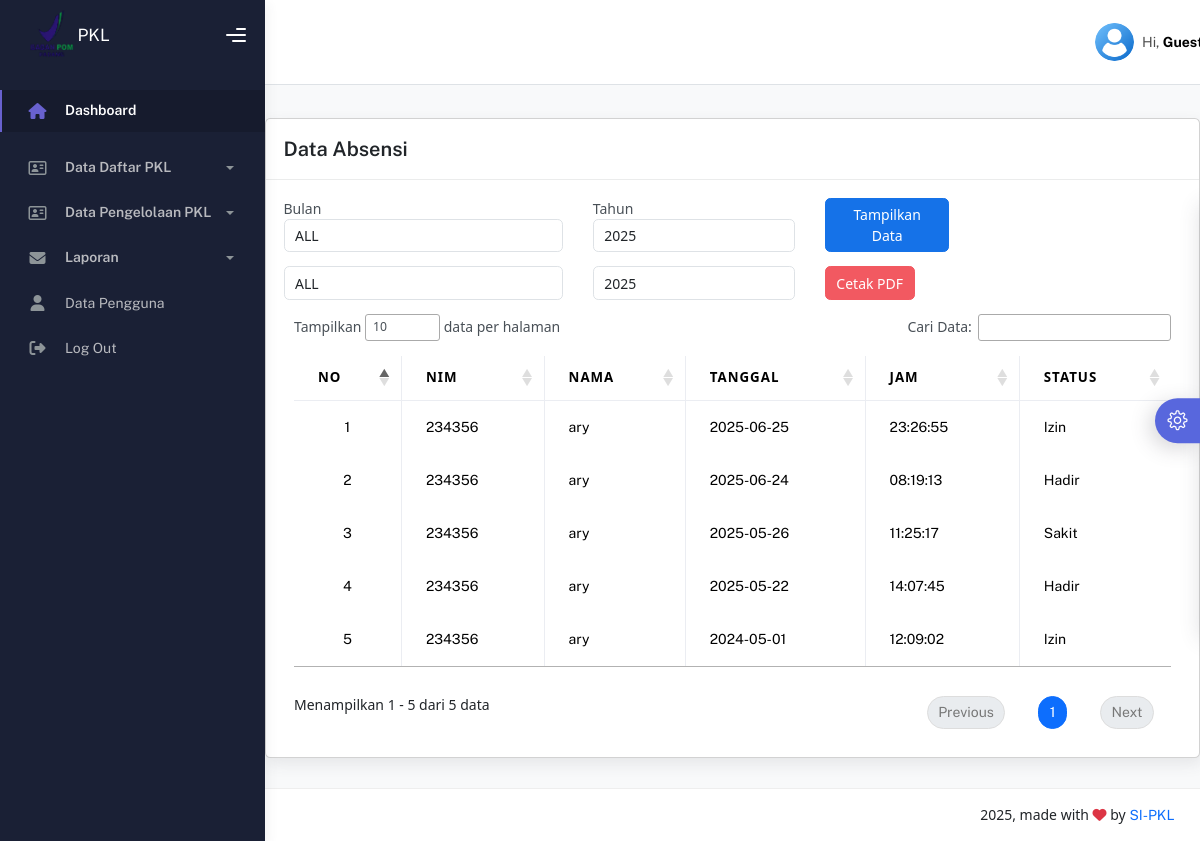
The page /admin/index.php?page=laporan-absensi/index on the database its author committed.
### tables this page shows
CREATE TABLE `absensi` (
  `id_absensi` int(11) NOT NULL,
  `id_mahasiswa` int(11) DEFAULT NULL,
  `nama_lengkap` varchar(100) DEFAULT NULL,
  `nim` varchar(20) DEFAULT NULL,
  `tanggal` date DEFAULT NULL,
  `jam` time DEFAULT NULL,
  `status` enum('Hadir','Izin','Sakit','Alpha') DEFAULT NULL
);

CREATE TABLE `mahasiswa` (
  `id_mahasiswa` int(11) NOT NULL,
  `nama_lengkap` varchar(100) NOT NULL,
  `nim` varchar(20) NOT NULL,
  `gmail` varchar(100) NOT NULL,
  `password` varchar(255) NOT NULL,
  `foto` varchar(255) DEFAULT NULL,
  `alamat` text DEFAULT NULL,
  `jenis_kelamin` enum('Laki-laki','Perempuan') NOT NULL,
  `no_hp` varchar(20) DEFAULT NULL,
  `kampus` varchar(50) NOT NULL,
  `jurusan` varchar(50) NOT NULL
);

### admin/index.php (called while the page is built, shortened)
<?php
include "layout/header.php";
include "content.php";
include "layout/footer.php";

### admin/laporan-absensi/index.php (the view, shortened to what this page needs)
<?php include '../koneksi.php'; session_start(); ?>
<!DOCTYPE html>
<html lang="en">
<head>
  <link href="https://cdn.jsdelivr.net/npm/bootstrap@5.3.2/dist/css/bootstrap.min.css" rel="stylesheet">
  <link rel="stylesheet" href="https://cdn.datatables.net/1.13.6/css/jquery.dataTables.min.css">
  <link rel="stylesheet" href="https://cdnjs.cloudflare.com/ajax/libs/font-awesome/6.4.0/css/all.min.css">
</head>
<body>
<div class="container mt-5">
  <div class="d-flex justify-content-between mb-4 align-items-center">
    <h3 class="fw-bold">Data Absensi</h3>
    <span class="text-muted">Login sebagai: <strong><?= $_SESSION['username']; ?></strong></span>
  </div>
  <div class="card">
    <div class="card-header d-flex justify-content-between align-items-center">
      <h4 class="card-title mb-0">Data Absensi</h4>
    </div>
    <div class="card-body">
      <?php
        $selected_bulan = $_POST['bln'] ?? 'all';
        $selected_tahun = $_POST['thn'] ?? date('Y');
      ?>
      <form action="" method="post" class="mb-3">
        <div class="row g-2">
          <div class="col-md-4">
            <label>Bulan</label>
            <select class="form-control" name="bln">
              <option value="all" <?= $selected_bulan == 'all' ? 'selected' : '' ?>>ALL</option>
            </select>
          </div>
          <div class="col-md-3">
            <label>Tahun</label>
            <select name="thn" class="form-control">
              <?php
              $now = date('Y');
              for ($a = 2020; $a <= $now; $a++) {
                $selected = ($selected_tahun == $a) ? 'selected' : '';
                echo "<option value='$a' $selected>$a</option>";
              }
              ?>
            </select>
          </div>
          <div class="col-md-2 d-flex align-items-end">
            <button type="submit" class="btn btn-primary" name="tampilkan">Tampilkan Data</button>
          </div>
        </div>
      </form>
      <form action="laporan-absensi/cetak_laporan_absensi.php" method="post" target="_blank">
        <div class="row g-2">
          <div class="col-md-4">
            <select class="form-control" name="bln">
              <option value="all" <?= $selected_bulan == 'all' ? 'selected' : '' ?>>ALL</option>
            </select>
          </div>
          <div class="col-md-3">
            <select name="thn" class="form-control">
              <?php
              for ($a = 2020; $a <= $now; $a++) {
                $selected = ($selected_tahun == $a) ? 'selected' : '';
                echo "<option value='$a' $selected>$a</option>";
              }
              ?>
            </select>
          </div>
          <div class="col-md-2 d-flex align-items-end">
            <button type="submit" class="btn btn-danger">Cetak PDF</button>
          </div>
        </div>
      </form>
      <div class="table-responsive mt-3">
        <table id="dataTable" class="table table-bordered table-hover align-middle">
          <thead class="text-center">
            <tr>
              <th>No</th>
              <th>NIM</th>
              <th>Nama</th>
              <th>Tanggal</th>
              <th>Jam</th>
              <th>Status</th>
            </tr>
          </thead>
          <tbody>
            <?php
            $no = 1;
            $query = "SELECT absensi.*, mahasiswa.nim, mahasiswa.nama_lengkap
                      FROM absensi
                      JOIN mahasiswa ON absensi.id_mahasiswa = mahasiswa.id_mahasiswa";
            $query .= " ORDER BY tanggal DESC, jam DESC";
            $data = mysqli_query($koneksi, $query);
            while ($d = mysqli_fetch_array($data)) {
              echo "<tr>
               <td class='text-center'>" . $no++ . "</td>
                <td>{$d['nim']}</td>
                <td>{$d['nama_lengkap']}</td>
                <td>{$d['tanggal']}</td>
                <td>{$d['jam']}</td>
                <td>{$d['status']}</td>
              </tr>";
            }
            ?>
          </tbody>
        </table>
      </div>
    </div>
  </div>
</div>
</body>
</html>

### admin/laporan-absensi/index.php (style rules this page uses)
th, td { vertical-align: middle !important; }
.table td { padding: 0.5rem; }
body { background-color: #f8f9fa; }
.card { margin-top: 40px; }

### rows shown on the page
absensi: id_mahasiswa.nim "234356", id_mahasiswa.nama_lengkap "ary", tanggal "2025-06-25", jam "23:26:55", status "Izin"
absensi: id_mahasiswa.nim "234356", id_mahasiswa.nama_lengkap "ary", tanggal "2025-06-24", jam "08:19:13", status "Hadir"
absensi: id_mahasiswa.nim "234356", id_mahasiswa.nama_lengkap "ary", tanggal "2025-05-26", jam "11:25:17", status "Sakit"
absensi: id_mahasiswa.nim "234356", id_mahasiswa.nama_lengkap "ary", tanggal "2025-05-22", jam "14:07:45", status "Hadir"
absensi: id_mahasiswa.nim "234356", id_mahasiswa.nama_lengkap "ary", tanggal "2024-05-01", jam "12:09:02", status "Izin"

### other values the page prints
form field thn "2025"
